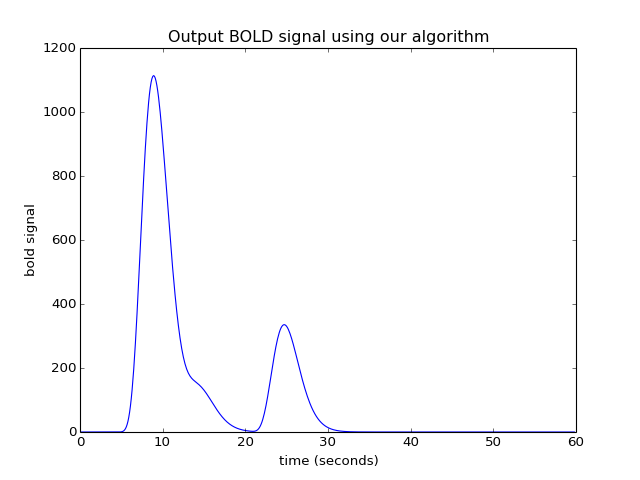

This chart was generated by the following Python code:
N = n_time_points
M = n_hrf_points
bold_signal = np.zeros(N + M - 1)  # adding the tail
for i in range(N):
    input_value = neural_signal[i]
    # Adding the shifted, scaled HRF
    bold_signal[i : i + n_hrf_points] += hrf_signal * input_value
# We have to extend 'times' to deal with more points in 'bold_signal'
extra_times = np.arange(n_hrf_points - 1) * 0.1 + 40
times_and_tail = np.concatenate((times, extra_times))
plt.plot(times_and_tail, bold_signal)
plt.xlabel('time (seconds)')
plt.ylabel('bold signal')
plt.title('Output BOLD signal using our algorithm')
